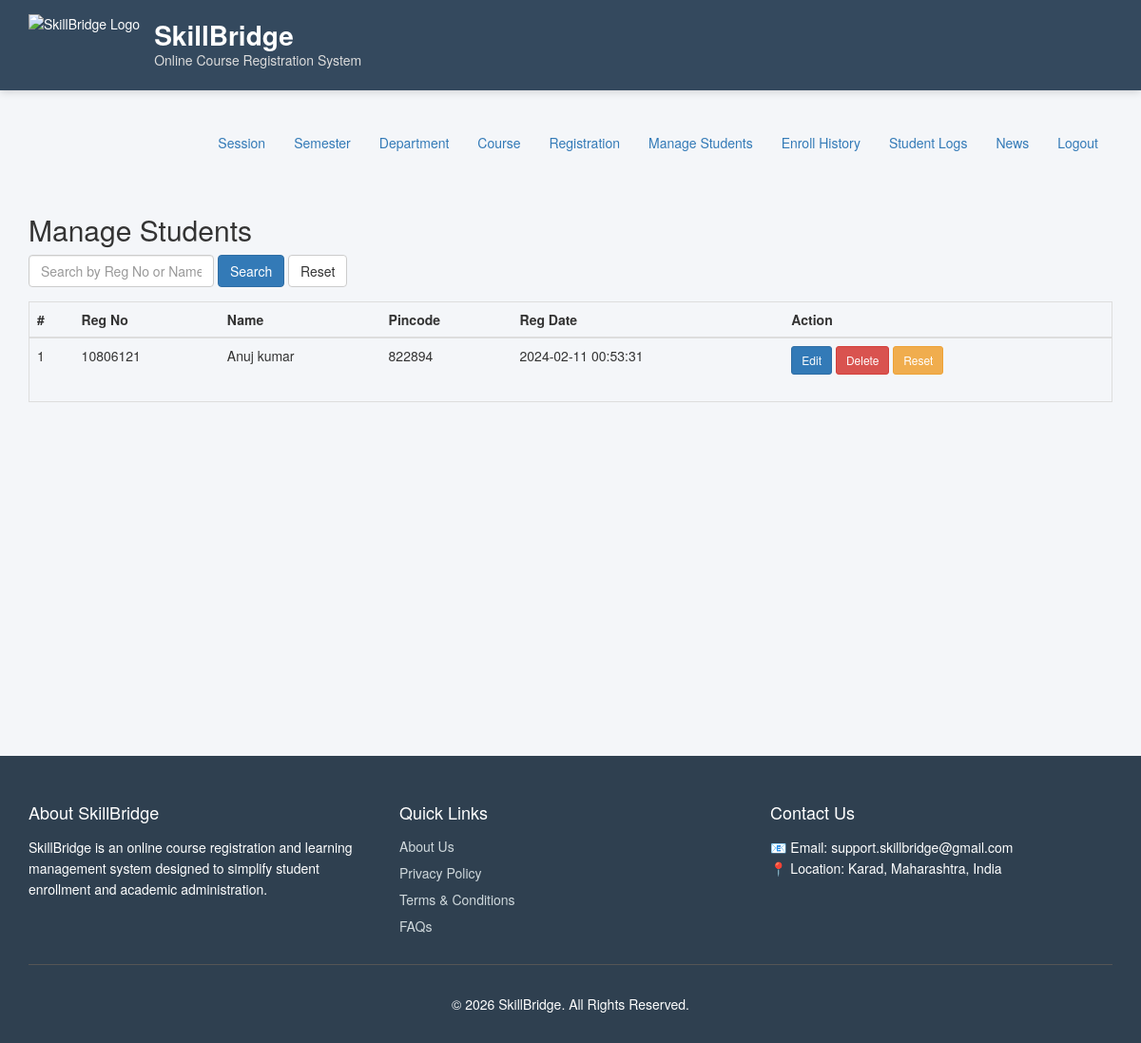
Page /admin/manage-students.php (signed in) on the committed database.
### tables this page shows
CREATE TABLE `students` (
  `StudentRegno` varchar(255) NOT NULL,
  `studentPhoto` varchar(255) DEFAULT NULL,
  `password` varchar(255) DEFAULT NULL,
  `studentName` varchar(255) DEFAULT NULL,
  `pincode` varchar(255) DEFAULT NULL,
  `session` varchar(255) DEFAULT NULL,
  `department` varchar(255) DEFAULT NULL,
  `semester` varchar(255) DEFAULT NULL,
  `cgpa` decimal(10,2) DEFAULT NULL,
  `creationdate` timestamp NULL DEFAULT current_timestamp(),
  `updationDate` varchar(255) DEFAULT NULL
);

### admin/manage-students.php (the view, shortened to what this page needs)
<?php
include('includes/config.php');
$search = "";
$query = "SELECT * FROM students
          WHERE StudentRegno LIKE '%$search%'
          OR studentName LIKE '%$search%'
          ORDER BY creationdate DESC";
$sql = mysqli_query($con, $query);
?>
<!DOCTYPE html>
<html>
<head>
    <link href="../assets/css/bootstrap.css" rel="stylesheet">
    <link href="../assets/css/font-awesome.css" rel="stylesheet">
    <link href="../assets/css/style.css" rel="stylesheet">
</head>
<body>
<?php include('includes/header.php'); ?>
<?php include('includes/menubar.php'); ?>
<div class="content-wrapper">
<div class="container">
<h2 class="page-head-line">Manage Students</h2>
<form method="get" class="form-inline" style="margin-bottom:15px;">
    <input type="text" name="search" class="form-control"
           placeholder="Search by Reg No or Name"
           value="<?php echo htmlentities($search); ?>">
    <button class="btn btn-primary">Search</button>
    <a href="manage-students.php" class="btn btn-default">Reset</a>
</form>
<div class="table-responsive table-bordered">
<table class="table">
<thead>
<tr>
    <th>#</th>
    <th>Reg No</th>
    <th>Name</th>
    <th>Pincode</th>
    <th>Reg Date</th>
    <th>Action</th>
</tr>
</thead>
<tbody>
<?php
$cnt = 1;
if (mysqli_num_rows($sql) > 0) {
    while ($row = mysqli_fetch_assoc($sql)) {
?>
<tr>
    <td><?php echo $cnt++; ?></td>
    <td><?php echo htmlentities($row['StudentRegno']); ?></td>
    <td><?php echo htmlentities($row['studentName']); ?></td>
    <td><?php echo htmlentities($row['pincode']); ?></td>
    <td><?php echo htmlentities($row['creationdate']); ?></td>
    <td>
        <a href="edit-student-profile.php?id=<?php echo $row['StudentRegno']; ?>">
            <button class="btn btn-primary btn-sm">Edit</button>
        </a>
        <a href="manage-students.php?id=<?php echo $row['StudentRegno']; ?>&del=1"
           onclick="return confirm('Delete this student?');">
            <button class="btn btn-danger btn-sm">Delete</button>
        </a>
        <a href="manage-students.php?id=<?php echo $row['StudentRegno']; ?>&pass=1"
           onclick="return confirm('Reset password to Test@123?');">
            <button class="btn btn-warning btn-sm">Reset</button>
        </a>
    </td>
</tr>
<?php
    }
} else {
    echo "<tr><td colspan='6' style='text-align:center;'>No students found</td></tr>";
}
?>
</tbody>
</table>
</div>
</div>
</div>
<?php include('includes/footer.php'); ?>
</body>
</html>

### assets/css/style.css (style rules this page uses)
h1, h2, h3 { color:#333; }
.btn-primary { background:#337AB7; border-color:#2E6DA4; color:#fff; }

### admin/includes/header.php (style rules this page uses)
body { background:#f4f6f9; margin:0; padding:0; }
.content-wrapper { min-height:550px; padding:30px 0; }

### rows in the picture
students: StudentRegno "10806121", studentName "Anuj kumar", pincode "822894", creationdate "2024-02-11 00:53:31"
